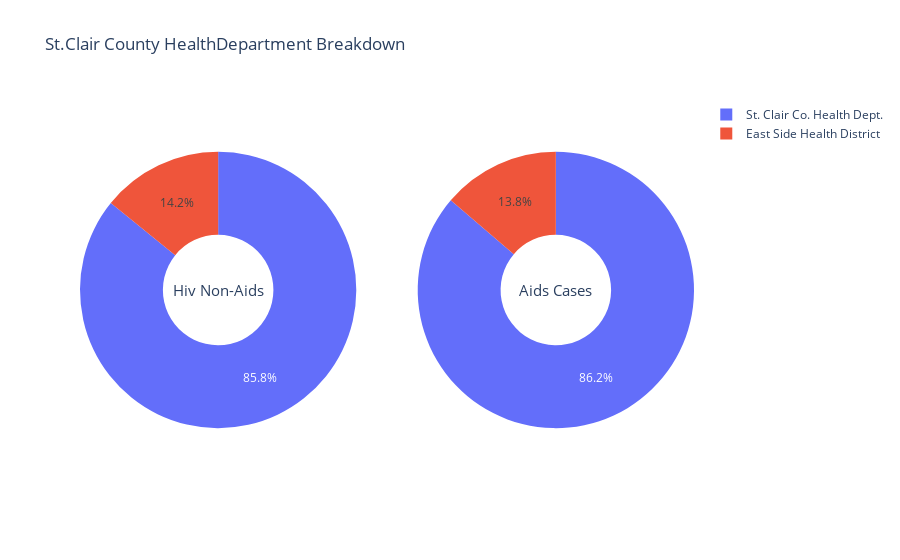

Notebook code for this chart:
### Code cell
# making a donut chart
fig = make_subplots(rows=1, cols=2, specs=[[{"type":"domain"}, {"type":"domain"}]])
fig.add_trace(go.Pie(labels=df3_copy["Health Dept."], values=df3_copy['Hiv (Non-Aids) Cases'], name="Hiv (Non-Aids) Cases"),
              1,1)
fig.add_trace(go.Pie(labels=df3_copy["Health Dept."], values=df3_copy['Aids Cases'], name="Aids Cases"),
              1,2)

# use hole to make a donut shape
fig.update_traces(hole=.4, hoverinfo="label+percent+name")

fig.update_layout(
    title_text="St.Clair County HealthDepartment Breakdown",
    # add annotations in the center of the donut pies
    annotations=[dict(text="Hiv Non-Aids", x=sum(fig.get_subplot(1,1).x)/2, y=0.5,
                      font_size=15, showarrow=False, xanchor="center"),
                 dict(text="Aids Cases", x=sum(fig.get_subplot(1,2).x)/2, y=0.5,
                      font_size=15, showarrow=False, xanchor="center")])
    

fig.show()

### Figure 1 — Plotly figure (JSON) as saved in the notebook; plotly's stock layout.template omitted (floating-point values rounded to 4 significant figures)
{"data": [{"domain": {"x": [0, 0.45], "y": [0, 1]}, "hole": 0.4, "hoverinfo": "label+percent+name", "labels": ["East Side Health District", "St. Clair Co. Health Dept."], "name": "Hiv (Non-Aids) Cases", "type": "pie", "values": [67, 406]}, {"domain": {"x": [0.55, 1], "y": [0, 1]}, "hole": 0.4, "hoverinfo": "label+percent+name", "labels": ["East Side Health District", "St. Clair Co. Health Dept."], "name": "Aids Cases", "type": "pie", "values": [52, 326]}], "layout": {"annotations": [{"font": {"size": 15}, "showarrow": false, "text": "Hiv Non-Aids", "x": 0.225, "xanchor": "center", "y": 0.5}, {"font": {"size": 15}, "showarrow": false, "text": "Aids Cases", "x": 0.775, "xanchor": "center", "y": 0.5}], "autosize": true, "title": {"text": "St.Clair County HealthDepartment Breakdown"}}}
